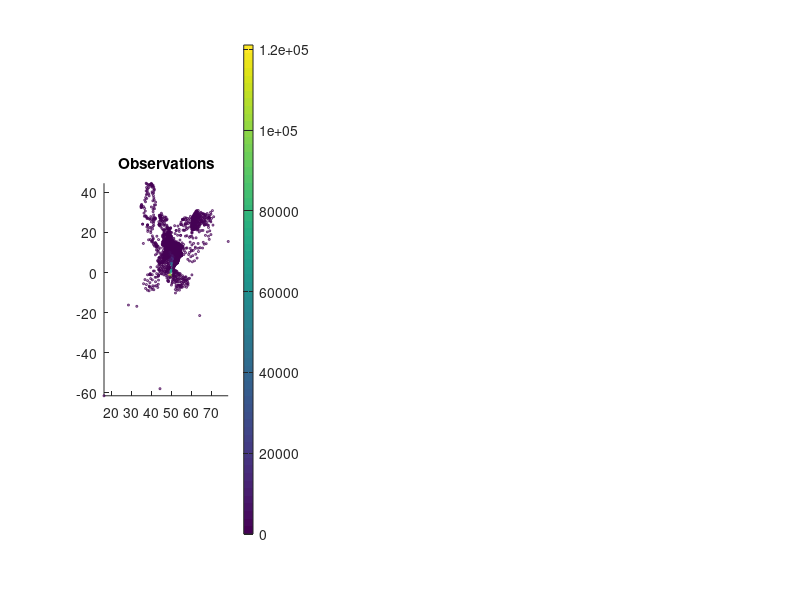

Here is the MATLAB script that generated this plot: (Note: this script raises an error after producing the figure.)
% Load observations
obs = load('INTAMP_scenario6_1080.csv');

subplot(1,3,1);
scatter(obs(:,1), obs(:,2), 2, obs(:,3));
colorbar
title('Observations');
axis image;

% Load gridded data
pred = csvread('demo_scenario6_psgp_grid.csv');  

% Grid size
ngridx = size(pred,2)/100;     
ngridy = 100;

x = reshape( pred(1, :), ngridx, ngridy );
y = reshape( pred(2, :), ngridx, ngridy );
m = reshape( pred(3, :), ngridx, ngridy );
v = reshape( pred(4, :), ngridx, ngridy );

xrange = x(1,:);
yrange = y(:,1);

subplot(1,3,2);
imagesc(xrange, yrange, m);
colorbar
title('PSGP mean');
axis image;

subplot(1,3,3);
imagesc(xrange, yrange, v);
colorbar
title('PSGP var');
axis image;
